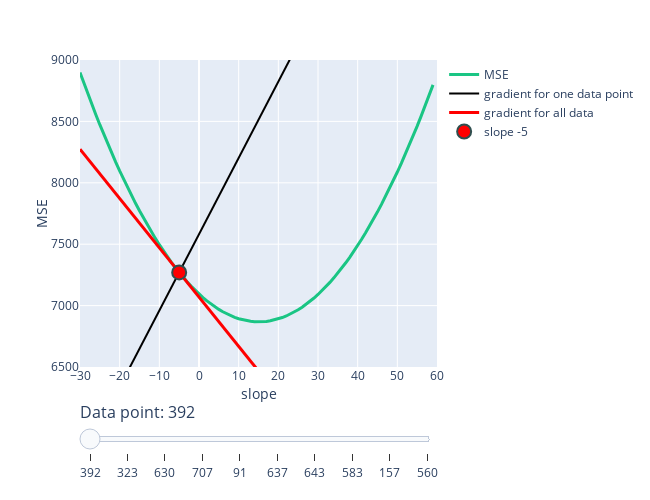

Write notebook code for a chart like this one.
### Markdown cell above
Not surprisingly, the gradient calculated using just one data point is different to the gradient calculated using all data points. For visualization purposes, let's assume the intercept is fixed and just look at the gradient of the slope parameter ($w_1$) at $w_1=-5$ at different indiviudal data points:

### Code cell
plot_random_gradients(x, y, w=w[1], seed=2020)  # re-run to get different datapoints

### Figure 1 — Plotly figure (JSON) as saved in the notebook; plotly's stock layout.template omitted (floating-point values rounded to 4 significant figures)
{"data": [{"line": {"color": "#1ac584", "width": 3}, "mode": "lines", "name": "MSE", "type": "scatter", "x": [-30, -29, -28, -27, -26, -25, -24, -23, -22, -21, -20, -19, -18, -17, -16, -15, -14, -13, -12, -11, -10, -9, -8, -7, -6, -5, -4, -3, -2, -1, 0, 1, 2, 3, 4, 5, 6, 7, 8, 9, 10, 11, 12, 13, 14, 15, 16, 17, 18, 19, 20, 21, 22, 23, 24, 25, 26, 27, 28, 29, 30, 31, 32, 33, 34, 35, 36, 37, 38, 39, 40, 41, 42, 43, 44, 45, 46, 47, 48, 49, 50, 51, 52, 53, 54, 55, 56, 57, 58, 59], "y": [8899.0, 8810.0, 8723.0, 8638.0, 8554.0, 8473.0, 8394.0, 8317.0, 8242.0, 8169.0, 8098.0, 8028.0, 7961.0, 7896.0, 7833.0, 7772.0, 7713.0, 7656.0, 7600.0, 7547.0, 7496.0, 7447.0, 7400.0, 7355.0, 7312.0, 7270.0, 7231.0, 7194.0, 7159.0, 7126.0, 7095.0, 7066.0, 7038.0, 7013.0, 6990.0, 6969.0, 6950.0, 6933.0, 6918.0, 6904.0, 6893.0, 6884.0, 6877.0, 6872.0, 6869.0, 6868.0, 6868.0, 6871.0, 6876.0, 6883.0, 6892.0, 6903.0, 6916.0, 6930.0, 6947.0, 6966.0, 6987.0, 7010.0, 7035.0, 7062.0, 7090.0, 7121.0, 7154.0, 7189.0, 7226.0, 7265.0, 7306.0, 7349.0, 7393.0, 7440.0, 7489.0, 7540.0, 7593.0, 7648.0, 7705.0, 7763.0, 7824.0, 7887.0, 7952.0, 8019.0, 8088.0, 8159.0, 8231.0, 8306.0, 8383.0, 8462.0, 8543.0, 8626.0, 8711.0, 8797.0]}, {"line": {"color": "black", "width": 2}, "mode": "lines", "name": "gradient for one data point", "type": "scatter", "x": [-30, -29, -28, -27, -26, -25, -24, -23, -22, -21, -20, -19, -18, -17, -16, -15, -14, -13, -12, -11, -10, -9, -8, -7, -6, -5, -4, -3, -2, -1, 0, 1, 2, 3, 4, 5, 6, 7, 8, 9, 10, 11, 12, 13, 14, 15, 16, 17, 18, 19, 20, 21, 22, 23, 24, 25, 26, 27, 28, 29, 30, 31, 32, 33, 34, 35, 36, 37, 38, 39, 40, 41, 42, 43, 44, 45, 46, 47, 48, 49, 50, 51, 52, 53, 54, 55, 56, 57, 58, 59], "y": [5717.0, 5779.0, 5841.0, 5903.0, 5966.0, 6028.0, 6090.0, 6152.0, 6214.0, 6276.0, 6338.0, 6401.0, 6463.0, 6525.0, 6587.0, 6649.0, 6711.0, 6773.0, 6835.0, 6898.0, 6960.0, 7022.0, 7084.0, 7146.0, 7208.0, 7270.0, 7333.0, 7395.0, 7457.0, 7519.0, 7581.0, 7643.0, 7705.0, 7768.0, 7830.0, 7892.0, 7954.0, 8016.0, 8078.0, 8140.0, 8202.0, 8265.0, 8327.0, 8389.0, 8451.0, 8513.0, 8575.0, 8637.0, 8700.0, 8762.0, 8824.0, 8886.0, 8948.0, 9010.0, 9072.0, 9135.0, 9197.0, 9259.0, 9321.0, 9383.0, 9445.0, 9507.0, 9569.0, 9632.0, 9694.0, 9756.0, 9818.0, 9880.0, 9942.0, 10000.0, 10070.0, 10130.0, 10190.0, 10250.0, 10320.0, 10380.0, 10440.0, 10500.0, 10560.0, 10630.0, 10690.0, 10750.0, 10810.0, 10870.0, 10940.0, 11000.0, 11060.0, 11120.0, 11190.0, 11250.0]}, {"line": {"color": "red", "width": 3}, "mode": "lines", "name": "gradient for all data", "type": "scatter", "x": [-30, -29, -28, -27, -26, -25, -24, -23, -22, -21, -20, -19, -18, -17, -16, -15, -14, -13, -12, -11, -10, -9, -8, -7, -6, -5, -4, -3, -2, -1, 0, 1, 2, 3, 4, 5, 6, 7, 8, 9, 10, 11, 12, 13, 14, 15, 16, 17, 18, 19, 20, 21, 22, 23, 24, 25, 26, 27, 28, 29, 30, 31, 32, 33, 34, 35, 36, 37, 38, 39, 40, 41, 42, 43, 44, 45, 46, 47, 48, 49, 50, 51, 52, 53, 54, 55, 56, 57, 58, 59], "y": [8274.0, 8234.0, 8194.0, 8154.0, 8113.0, 8073.0, 8033.0, 7993.0, 7953.0, 7913.0, 7873.0, 7832.0, 7792.0, 7752.0, 7712.0, 7672.0, 7632.0, 7592.0, 7551.0, 7511.0, 7471.0, 7431.0, 7391.0, 7351.0, 7311.0, 7270.0, 7230.0, 7190.0, 7150.0, 7110.0, 7070.0, 7030.0, 6989.0, 6949.0, 6909.0, 6869.0, 6829.0, 6789.0, 6749.0, 6708.0, 6668.0, 6628.0, 6588.0, 6548.0, 6508.0, 6468.0, 6427.0, 6387.0, 6347.0, 6307.0, 6267.0, 6227.0, 6187.0, 6146.0, 6106.0, 6066.0, 6026.0, 5986.0, 5946.0, 5906.0, 5865.0, 5825.0, 5785.0, 5745.0, 5705.0, 5665.0, 5625.0, 5585.0, 5544.0, 5504.0, 5464.0, 5424.0, 5384.0, 5344.0, 5304.0, 5263.0, 5223.0, 5183.0, 5143.0, 5103.0, 5063.0, 5023.0, 4982.0, 4942.0, 4902.0, 4862.0, 4822.0, 4782.0, 4742.0, 4701.0]}, {"line": {"color": "red"}, "marker": {"line": {"color": "DarkSlateGrey", "width": 2}, "size": 14}, "mode": "markers", "name": "slope -5", "type": "scatter", "x": [-5], "y": [7270.0]}], "layout": {"height": 500, "margin": {"b": 20, "t": 60}, "sliders": [{"currentvalue": {"font": {"size": 16}, "prefix": "Data point: ", "visible": true}, "pad": {"b": 10, "t": 30}, "steps": [{"args": [["392"], {"frame": {"duration": 0, "easing": "linear", "redraw": false}, "transition": {"duration": 0, "easing": "linear"}}], "label": "392", "method": "animate"}, {"args": [["323"], {"frame": {"duration": 0, "easing": "linear", "redraw": false}, "transition": {"duration": 0, "easing": "linear"}}], "label": "323", "method": "animate"}, {"args": [["630"], {"frame": {"duration": 0, "easing": "linear", "redraw": false}, "transition": {"duration": 0, "easing": "linear"}}], "label": "630", "method": "animate"}, {"args": [["707"], {"frame": {"duration": 0, "easing": "linear", "redraw": false}, "transition": {"duration": 0, "easing": "linear"}}], "label": "707", "method": "animate"}, {"args": [["91"], {"frame": {"duration": 0, "easing": "linear", "redraw": false}, "transition": {"duration": 0, "easing": "linear"}}], "label": "91", "method": "animate"}, {"args": [["637"], {"frame": {"duration": 0, "easing": "linear", "redraw": false}, "transition": {"duration": 0, "easing": "linear"}}], "label": "637", "method": "animate"}, {"args": [["643"], {"frame": {"duration": 0, "easing": "linear", "redraw": false}, "transition": {"duration": 0, "easing": "linear"}}], "label": "643", "method": "animate"}, {"args": [["583"], {"frame": {"duration": 0, "easing": "linear", "redraw": false}, "transition": {"duration": 0, "easing": "linear"}}], "label": "583", "method": "animate"}, {"args": [["157"], {"frame": {"duration": 0, "easing": "linear", "redraw": false}, "transition": {"duration": 0, "easing": "linear"}}], "label": "157", "method": "animate"}, {"args": [["560"], {"frame": {"duration": 0, "easing": "linear", "redraw": false}, "transition": {"duration": 0, "easing": "linear"}}], "label": "560", "method": "animate"}]}], "title": {"x": 0.46, "y": 0.93}, "width": 650, "xaxis": {"dtick": 10, "range": [-30, 60], "title": {"standoff": 0, "text": "slope"}}, "yaxis": {"dtick": 500, "range": [6500, 9000], "title": {"standoff": 0, "text": "MSE"}}}}
